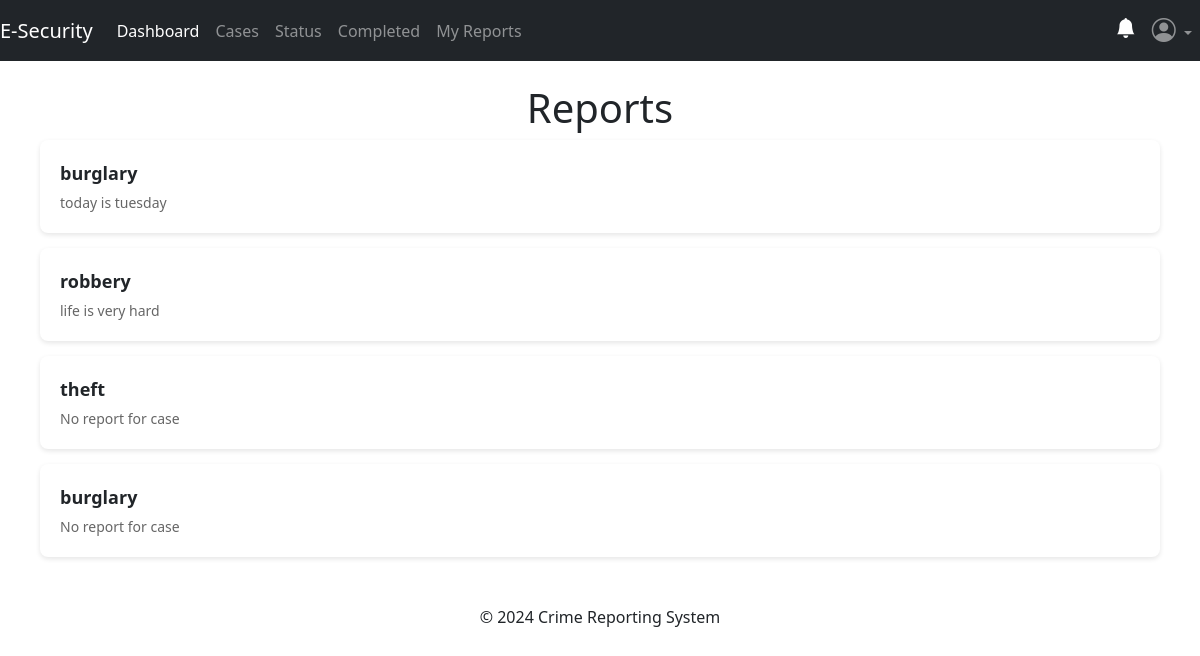
Before: /officer/officer-reports (signed in) with the older database file.
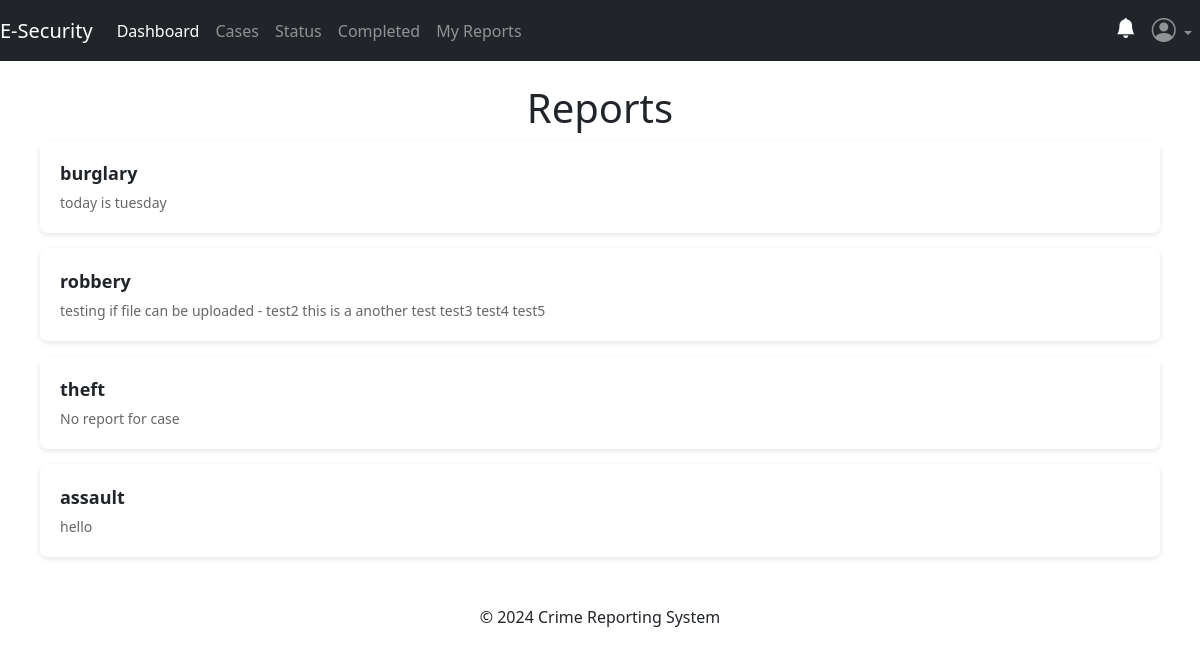
After: the same page with the newer database file.
### app/officers/models.py (models this page shows, shortened)
class CaseReport(db.Model, UserMixin):
    report_id = db.Column(db.Integer, primary_key=True)
    crime_type = db.Column(db.String(120), nullable=False)
    location = db.Column(db.String(40), nullable=False)
    phone_number = db.Column(db.String(10))
    date = db.Column(db.String(10), nullable=False)
    time = db.Column(db.String(10), nullable=False)
    description = db.Column(db.Text, nullable=False)
    evidence = db.Column(db.Text, nullable=False)
    urgency = db.Column(db.String(10), nullable=False)
    deadline = db.Column(db.String(20), nullable=True)
    status = db.Column(db.String(50), nullable=True)
    reports = db.Column(db.Text, nullable=True)
    media = db.Column(db.Text, nullable=True)
    filename = db.Column(db.Text, nullable=True)
    mimetype = db.Column(db.Text, nullable=True)
    created_at = db.Column(db.DateTime(timezone=True), default=current_time())
    assigned_officer_id = db.Column(db.Integer, db.ForeignKey('officers.officer_id'))
    assigned_officer = db.relationship('Officers', back_populates='assignments')

### app/officers/routes.py (the view)
@officers.route('/officer/officer-reports')
@officer_required
def officerReports():
    officer_id = session['officer_id']
    try:
        my_reports = CaseReport.query.filter_by(assigned_officer_id=officer_id).all()
        for report in my_reports:
            if report.reports is None:
                report.plain_text = "No report for case"
            else:
                report.plain_text = BeautifulSoup(report.reports, "html.parser").get_text()
    except Exception as e:
        current_app.logger.error(f"Database error: {str(e)}")
        flash("An error occurred while fetching the case report details. Please try again later.", "danger")
        return redirect(url_for('officers.officerReports'))
    return render_template('officer/officer-reports.html', my_reports=my_reports)

### app/officers/routes.py (called while the page is built)
def officer_required(f):
    @wraps(f)
    def decorated_function(*args, **kwargs):
        if not session.get('officer_id'):
            flash('You need to be logged in as an officer to access the page.', 'danger')
            return redirect(url_for('officers.officerLogin'))
        return f(*args, **kwargs)
    return decorated_function

### app/templates/officer/officer-reports.html (shortened to what this page needs)
{% extends 'officer/master.html' %} {% block content %}
<!DOCTYPE html>
<html lang="en">
  <head>
  </head>
  <body>
    <h1>Reports</h1>
    {% if my_reports %} {% for myreports in my_reports %}
    <div class="notification-container">
      <div
        class="notification-card"
        style="cursor: pointer"
        data-bs-toggle="modal"
        data-bs-target="#reportModal{{ myreports.report_id }}"
      >
        <div class="notification-title">{{ myreports.crime_type }}</div>
        <div class="notification-description">{{ myreports.plain_text }}</div>
      </div>
    </div>
    {% endfor %} {% else %}
    <h3 style="text-align: center">
      <i class="bi bi-envelope-x-fill h2"></i> You have no reports.
    </h3>
    {% endif %}
  </body>
</html>
{% endblock content %}

Changed rows visible on the page:
no longer on this page (row edited): CaseReport: crime_type "burglary", plain_text "No report for case"
changed CaseReport "robbery": plain_text "life is very hard" → "testing if file can be uploaded - test2 this is a another test test3 test4 test5"
now on this page (row edited): CaseReport: crime_type "assault", plain_text "hello"
